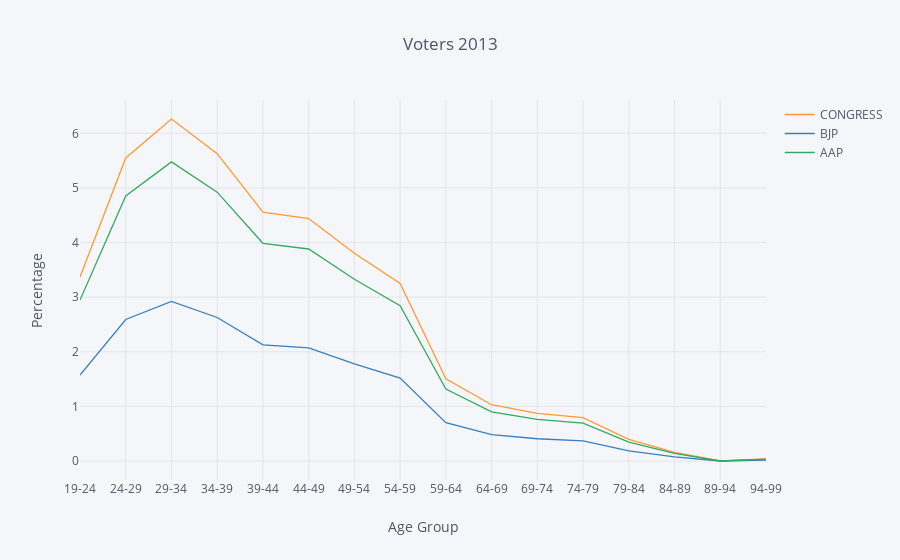
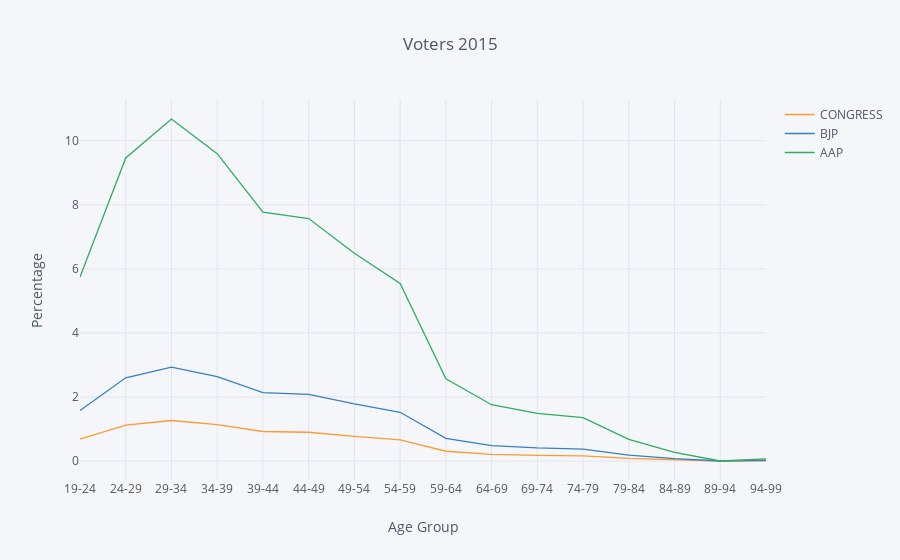

Notebook cell for these charts, in order:
### Code cell
iplot(datafm13.iplot(asFigure=True,
                               kind='scatter',xTitle='Age Group',yTitle='Percentage',title='Voters 2013'))
iplot(datafm.iplot(asFigure=True,
                               kind='scatter',xTitle='Age Group',yTitle='Percentage',title='Voters 2015'))

### Figure 1 — Plotly figure (JSON) as saved in the notebook; plotly's stock layout.template omitted (floating-point values rounded to 4 significant figures)
{"data": [{"line": {"color": "rgba(255, 153, 51, 1.0)", "dash": "solid", "shape": "linear", "width": 1.3}, "mode": "lines", "name": "CONGRESS", "text": "", "type": "scatter", "uid": "8107755f-dc07-4e68-9406-bd05c5d76457", "x": ["19-24", "24-29", "29-34", "34-39", "39-44", "44-49", "49-54", "54-59", "59-64", "64-69", "69-74", "74-79", "79-84", "84-89", "89-94", "94-99"], "y": [3.369, 5.549, 6.262, 5.628, 4.558, 4.439, 3.805, 3.25, 1.506, 1.03, 0.8719, 0.7927, 0.3963, 0.1585, 0, 0.03963]}, {"line": {"color": "rgba(55, 128, 191, 1.0)", "dash": "solid", "shape": "linear", "width": 1.3}, "mode": "lines", "name": "BJP", "text": "", "type": "scatter", "uid": "b9e919fe-2d2b-4348-84df-12e357ba5818", "x": ["19-24", "24-29", "29-34", "34-39", "39-44", "44-49", "49-54", "54-59", "59-64", "64-69", "69-74", "74-79", "79-84", "84-89", "89-94", "94-99"], "y": [1.573, 2.591, 2.924, 2.628, 2.128, 2.073, 1.776, 1.517, 0.7032, 0.4811, 0.4071, 0.3701, 0.185, 0.07402, 0, 0.0185]}, {"line": {"color": "rgba(50, 171, 96, 1.0)", "dash": "solid", "shape": "linear", "width": 1.3}, "mode": "lines", "name": "AAP", "text": "", "type": "scatter", "uid": "767897bb-98e7-450f-9f10-fca1c05d8966", "x": ["19-24", "24-29", "29-34", "34-39", "39-44", "44-49", "49-54", "54-59", "59-64", "64-69", "69-74", "74-79", "79-84", "84-89", "89-94", "94-99"], "y": [2.946, 4.853, 5.477, 4.922, 3.986, 3.882, 3.328, 2.842, 1.317, 0.9012, 0.7626, 0.6932, 0.3466, 0.1386, 0, 0.03466]}], "layout": {"legend": {"bgcolor": "#F5F6F9", "font": {"color": "#4D5663"}}, "paper_bgcolor": "#F5F6F9", "plot_bgcolor": "#F5F6F9", "title": "Voters 2013", "titlefont": {"color": "#4D5663"}, "xaxis": {"gridcolor": "#E1E5ED", "showgrid": true, "tickfont": {"color": "#4D5663"}, "title": "Age Group", "titlefont": {"color": "#4D5663"}, "zerolinecolor": "#E1E5ED"}, "yaxis": {"gridcolor": "#E1E5ED", "showgrid": true, "tickfont": {"color": "#4D5663"}, "title": "Percentage", "titlefont": {"color": "#4D5663"}, "zerolinecolor": "#E1E5ED"}}}

### Figure 2 — Plotly figure (JSON) as saved in the notebook; plotly's stock layout.template omitted (floating-point values rounded to 4 significant figures)
{"data": [{"line": {"color": "rgba(255, 153, 51, 1.0)", "dash": "solid", "shape": "linear", "width": 1.3}, "mode": "lines", "name": "CONGRESS", "text": "", "type": "scatter", "uid": "8fa0c483-18ac-48f8-aefb-ece9638a8630", "x": ["19-24", "24-29", "29-34", "34-39", "39-44", "44-49", "49-54", "54-59", "59-64", "64-69", "69-74", "74-79", "79-84", "84-89", "89-94", "94-99"], "y": [0.6808, 1.121, 1.266, 1.137, 0.9211, 0.8971, 0.7689, 0.6568, 0.3044, 0.2083, 0.1762, 0.1602, 0.0801, 0.03204, 0, 0.00801]}, {"line": {"color": "rgba(55, 128, 191, 1.0)", "dash": "solid", "shape": "linear", "width": 1.3}, "mode": "lines", "name": "BJP", "text": "", "type": "scatter", "uid": "83aff939-0926-4096-8db3-7c071bbd6163", "x": ["19-24", "24-29", "29-34", "34-39", "39-44", "44-49", "49-54", "54-59", "59-64", "64-69", "69-74", "74-79", "79-84", "84-89", "89-94", "94-99"], "y": [1.578, 2.6, 2.934, 2.637, 2.135, 2.08, 1.783, 1.523, 0.7056, 0.4828, 0.4085, 0.3714, 0.1857, 0.07427, 0, 0.01857]}, {"line": {"color": "rgba(50, 171, 96, 1.0)", "dash": "solid", "shape": "linear", "width": 1.3}, "mode": "lines", "name": "AAP", "text": "", "type": "scatter", "uid": "70b8113a-e119-4ee4-8dec-bc41a817a87c", "x": ["19-24", "24-29", "29-34", "34-39", "39-44", "44-49", "49-54", "54-59", "59-64", "64-69", "69-74", "74-79", "79-84", "84-89", "89-94", "94-99"], "y": [5.746, 9.464, 10.68, 9.599, 7.774, 7.571, 6.489, 5.543, 2.569, 1.758, 1.487, 1.352, 0.676, 0.2704, 0, 0.0676]}], "layout": {"legend": {"bgcolor": "#F5F6F9", "font": {"color": "#4D5663"}}, "paper_bgcolor": "#F5F6F9", "plot_bgcolor": "#F5F6F9", "title": "Voters 2015", "titlefont": {"color": "#4D5663"}, "xaxis": {"gridcolor": "#E1E5ED", "showgrid": true, "tickfont": {"color": "#4D5663"}, "title": "Age Group", "titlefont": {"color": "#4D5663"}, "zerolinecolor": "#E1E5ED"}, "yaxis": {"gridcolor": "#E1E5ED", "showgrid": true, "tickfont": {"color": "#4D5663"}, "title": "Percentage", "titlefont": {"color": "#4D5663"}, "zerolinecolor": "#E1E5ED"}}}
